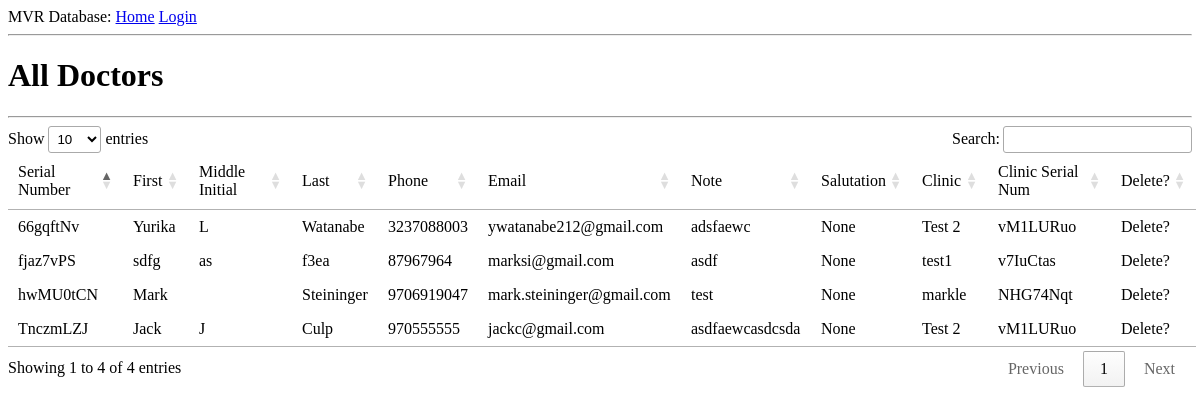
Before: /doctortable with the older database file.
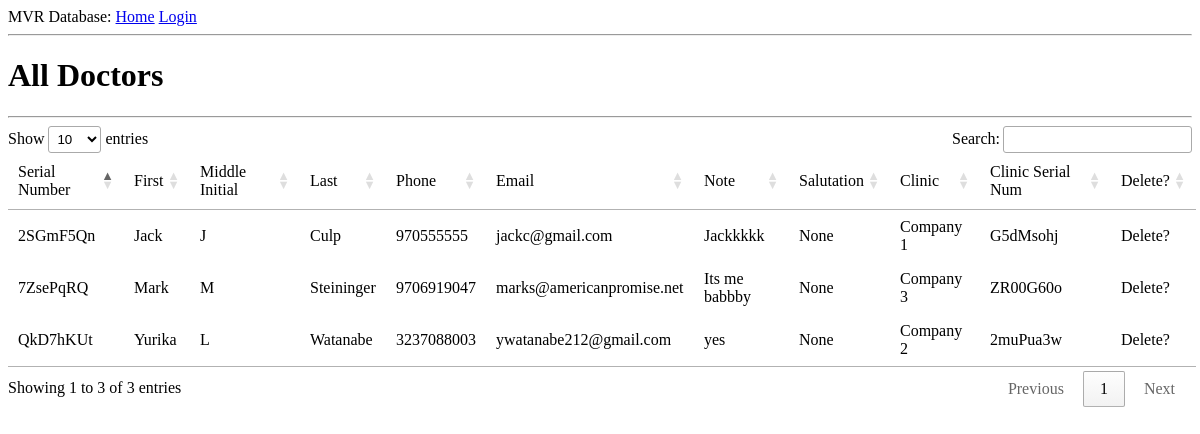
After: the same page with the newer database file.
### app/models.py (models this page shows, shortened)
class Doctor(db.Model):
    doctorSerialNum = db.Column(db.String(64), primary_key=True)
    first = db.Column(db.String(24))
    middle = db.Column(db.String(3))
    last = db.Column(db.String(24))
    cell = db.Column(db.String(20))
    phone = db.Column(db.String(20))
    email = db.Column(db.String(64))
    note = db.Column(db.String(140))
    salutation = db.Column(db.String(4))
    clinicName = db.Column(db.String(20))
    clinicSerialNum = db.Column(db.String(64), db.ForeignKey('clinic.clinicSerialNum'))

### app/routes.py (the view)
@app.route('/doctortable', methods=['GET', 'POST'])
def doctorTable():
    doctors = Doctor.query.all()
    return render_template('/tables/doctorTable.html',  title='All Doctors', doctors=doctors)

### app/templates/tables/doctorTable.html (shortened to what this page needs)
{% extends "base.html" %}
{% block content %}
<link rel="stylesheet" type="text/css" href="https://cdn.datatables.net/1.10.19/css/jquery.dataTables.min.css">
<h1>All Doctors</h1>
<hr />
    <table id="table-1">
        <thead>
            <tr>
                <td>Serial Number</td><td>First</td><td>Middle Initial</td><td>Last</td><td>Phone</td><td>Email</td><td>Note</td><td>Salutation</td><td>Clinic</td><td>Clinic Serial Num</td><td>Delete?</td>
            </tr>
        </thead>
        <tbody>
        {% for d in doctors %}
        <tr>
            <td>{{ d.doctorSerialNum }}</td><td>{{ d.first }}</td><td>{{ d.middle }}</td><td>{{ d.last }}</td><td>{{ d.phone }}</td><td>{{ d.email }}</td><td>{{ d.note }}</td><td>{{ d.salutation }}</td><td>{{ d.clinicName }}</td><td>{{ d.clinicSerialNum }}</td><td>Delete?</td>
        </tr>
        {% endfor %}
        </tbody>
    </table>
{% endblock %}

Changed rows visible on the page:
removed Doctor: doctorSerialNum "hwMU0tCN", first "Mark", last "Steininger", phone "9706919047", email "mark.steininger@gmail.com", note "test", salutation "None", clinicName "markle", clinicSerialNum "NHG74Nqt"
removed Doctor: doctorSerialNum "66gqftNv", first "Yurika", middle "L", last "Watanabe", phone "3237088003", email "ywatanabe212@gmail.com", note "adsfaewc", salutation "None", clinicName "Test 2", clinicSerialNum "vM1LURuo"
removed Doctor: doctorSerialNum "TnczmLZJ", first "Jack", middle "J", last "Culp", phone "970555555", email "jackc@gmail.com", note "asdfaewcasdcsda", salutation "None", clinicName "Test 2", clinicSerialNum "vM1LURuo"
removed Doctor: doctorSerialNum "fjaz7vPS", first "sdfg", middle "as", last "f3ea", phone "87967964", email "marksi@gmail.com", note "asdf", salutation "None", clinicName "test1", clinicSerialNum "v7IuCtas"
added Doctor: doctorSerialNum "7ZsePqRQ", first "Mark", middle "M", last "Steininger", phone "9706919047", email "marks@americanpromise.net", note "Its me babbby", salutation "None", clinicName "Company 3", clinicSerialNum "ZR00G60o"
added Doctor: doctorSerialNum "2SGmF5Qn", first "Jack", middle "J", last "Culp", phone "970555555", email "jackc@gmail.com", note "Jackkkkk", salutation "None", clinicName "Company 1", clinicSerialNum "G5dMsohj"
added Doctor: doctorSerialNum "QkD7hKUt", first "Yurika", middle "L", last "Watanabe", phone "3237088003", email "ywatanabe212@gmail.com", note "yes", salutation "None", clinicName "Company 2", clinicSerialNum "2muPua3w"
Other visible differences:
text written by a page script: "Show entries Search: Showing 1 to 4 of 4 entries Previous 1 Next" → "Show entries Search: Showing 1 to 3 of 3 entries Previous 1 Next"
